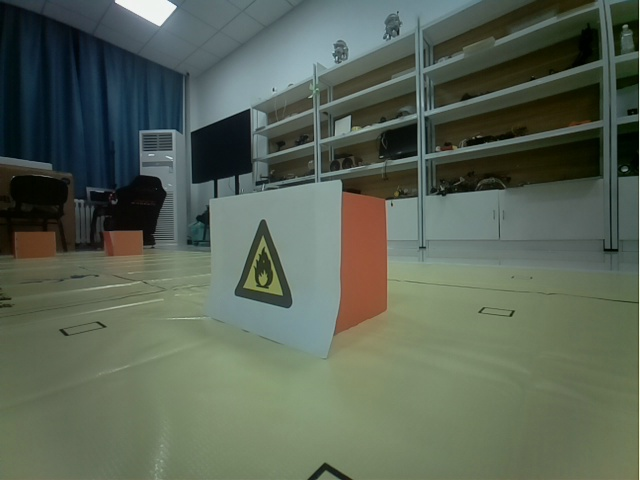
#> input picture assets/25.8.13/DOG1/lib/dog_network/test.jpg, 640 x 480 px
$ python -i realtime_gauge_async_new.py   (imports and definitions only)
#> lines starting #> are read from the running program, lines starting #| are printed output that depends on the picture
#!/usr/bin/env python3
# -*- coding: utf-8 -*-
"""
多线程版本仪表盘识别 + 预录 MP3 语音播报。

不修改 realtime_gauge.py，通过 import 复用其识别函数。
解决 Jetson 上 Python 单线程处理慢导致的画面延迟和卡顿问题。

语音播报规则：
  - 根据识别到的字母（A/B/C/D）和区域（YELLOW=偏低/RED=偏高/GREEN=居中）
  - 自动播放 /home/ysc/2026YuYaoGuoSai/assets/mp3 下对应 MP3 文件
  - 文件名规则：AL/AH/AM, BL/BH/BM, CL/CH/CM, DL/DH/DM

按 q 退出。
"""

import sys
sys.path.insert(0, '/home/ysc/detect')

import os
import shutil
import tempfile
import cv2
import math
import threading
import time
import subprocess
import numpy as np

try:
    import pytesseract
    PYTESSERACT_AVAILABLE = True
except ImportError:
    PYTESSERACT_AVAILABLE = False
    print("警告：未安装 pytesseract，字母识别功能不可用")
    print("请执行：sudo apt install tesseract-ocr tesseract-ocr-eng && pip3 install pytesseract")

# 复用 realtime_gauge.py 中的所有识别函数（原代码不做任何修改）
from realtime_gauge import (
    detect_circle,
    extract_roi,
    enhance_roi,
    lab_threshold_centers,
    compute_up,
    polar_unwrap,
    detect_ptr,
    classify,
)


# ============================================================================
# 语音播报配置
# ============================================================================

DEFAULT_MP3_DIR = '/home/ysc/2026YuYaoGuoSai/assets/mp3'

# 区域 tag -> 文件名后缀（L=偏低 Low, H=偏高 High, M=居中 Middle）
ZONE_SUFFIX = {
    'YELLOW': 'L',
    'RED': 'H',
    'GREEN': 'M',
}


# [174 lines left out: functions get_voice_filename, play_mp3, init_camera, preheat_camera, clear_buffer, recognize_letter and 1 more, not called in this run]


# ============================================================================
# 以下为新增函数：快速霍夫圆检测（在原图缩小后检测，再放大坐标）
# ============================================================================

def detect_circle_fast(gray, frame_bgr=None, scale=0.5):
    """
    对灰度图先缩放再调用 HoughCircles，显著提升 Jetson 上的速度。
    找到圆后把坐标和半径按 scale 反推回原始图像。
    如果 frame_bgr 不为空，会对候选圆做颜色验证，优先返回包含红/黄色像素的圆。
    如果检测失败返回 None。
    """
    h, w = gray.shape
    small = cv2.resize(gray, None, fx=scale, fy=scale, interpolation=cv2.INTER_LINEAR)

    clahe = cv2.createCLAHE(clipLimit=2.0, tileGridSize=(8, 8))
    smooth = cv2.bilateralFilter(clahe.apply(small), 9, 75, 75)
    edges = cv2.Canny(smooth, 40, 120)

    # 在缩放图上合理的半径范围（原图半径约 50~240，缩放后除以 scale）
    min_r_scaled = max(15, int(40 * scale))
    max_r_scaled = int(250 * scale)

    # 只保留几组参数策略，减少重复调用
    strategies = [
        (80, 30, True),   # edges
        (60, 25, False),  # smooth
        (100, 35, True),  # edges
    ]

    all_circles = []
    for p1, p2, use_edges in strategies:
        src = edges if use_edges else smooth
        circles = cv2.HoughCircles(
            src, cv2.HOUGH_GRADIENT, dp=1,
            minDist=max(small.shape),
            param1=p1, param2=p2,
            minRadius=min_r_scaled,
            maxRadius=max_r_scaled
        )
        if circles is not None:
            for c in circles[0]:
                all_circles.append((float(c[0]), float(c[1]), float(c[2])))

    if not all_circles:
        return None

    radii = [c[2] for c in all_circles]
    median_r = float(np.median(radii))

    # 按半径接近中位数排序，优先选“最常见大小”的圆
    sorted_circles = sorted(all_circles, key=lambda c: abs(c[2] - median_r))

    # 颜色验证：优先返回包含红/黄色像素的圆
    if frame_bgr is not None:
        for c in sorted_circles:
            cx = c[0] / scale
            cy = c[1] / scale
            r = c[2] / scale
            if _validate_circle_by_color(frame_bgr, cx, cy, r):
                return (cx, cy, r)
        # 都验证失败时回退到最接近中位数的候选
        c = sorted_circles[0]
        return (c[0] / scale, c[1] / scale, c[2] / scale)

    c = min(all_circles, key=lambda c: abs(c[2] - median_r))
    return (c[0] / scale, c[1] / scale, c[2] / scale)


# ============================================================================
# 以下为新增函数：平滑版指针检测
# ============================================================================

# [34 lines left out: functions _smooth_circular, detect_ptr_smooth, not called in this run]


# ============================================================================
# 以下为新增类：多线程识别器
# ============================================================================

class AsyncGaugeProcessor:
    """
    多线程仪表盘识别器。

    - capture_thread：高帧率读取摄像头，保证画面低延迟、流畅
    - process_thread：定时处理一帧做识别，输出状态
    - 主线程：实时显示画面，并叠加最近一次识别结果
    """

    # [294 lines left out: functions __init__, _capture_loop, _process_loop, _speak_state, _process_frame, _draw_state and 2 more, not called in this run]


# [2 lines not run here, left out]

>>> import cv2
>>> picture = cv2.imread('../assets/25.8.13/DOG1/lib/dog_network/test.jpg', cv2.IMREAD_GRAYSCALE)
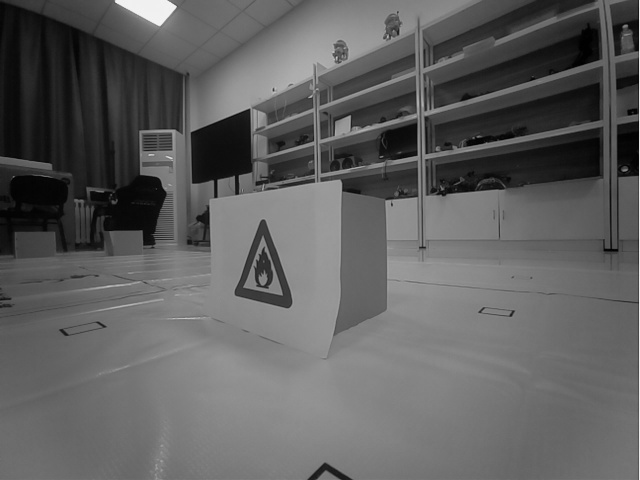
#> picture: shape (480, 640); min 0, max 246, mean 95.1
>>> result = detect_circle_fast(picture)
#> in detect_circle_fast, `smooth = cv2.bilateralFilter(clahe.apply(small), 9, 75, 75)`:
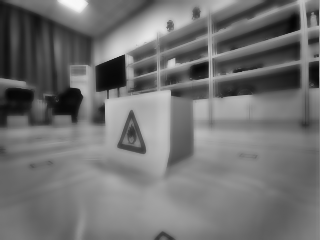
#> smooth: shape (240, 320); min 5, max 249, mean 113.6
#> in detect_circle_fast, `edges = cv2.Canny(smooth, 40, 120)`:
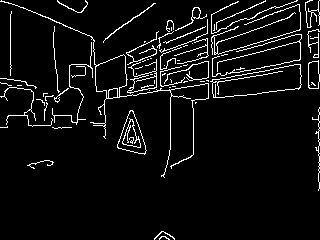
#> edges: shape (240, 320); 5.9% white in thin lines or dots
#> the loop in detect_circle_fast, `for p1, p2, use_edges in strategies:` made 3 passes
#> circles on passes 1 to 3: [[223.5, 128.5, 95.8]], [[216.5, 116.5, 87.9]], [[226.5, 134.5, 92.5]]
#> after the loop in detect_circle_fast, `for p1, p2, use_edges in strategies:`: all_circles = [(223.5, 128.5, 95.8), (216.5, 116.5, 87.9), (226.5, 134.5, 92.5)]
#> in detect_circle_fast, `radii = [c[2] for c in all_circles]`: radii = [95.8, 87.9, 92.5]
#> in detect_circle_fast, `median_r = float(np.median(radii))`: median_r = 92.5
#> in detect_circle_fast, `sorted_circles = sorted(all_circles, key=lambda c: abs(c[2] - median_r))`: sorted_circles = [(226.5, 134.5, 92.5), (223.5, 128.5, 95.8), (216.5, 116.5, 87.9)]
#> in detect_circle_fast, `c = min(all_circles, key=lambda c: abs(c[2] - median_r))`: c = (226.5, 134.5, 92.5)
#> result = (453, 269, 185)
